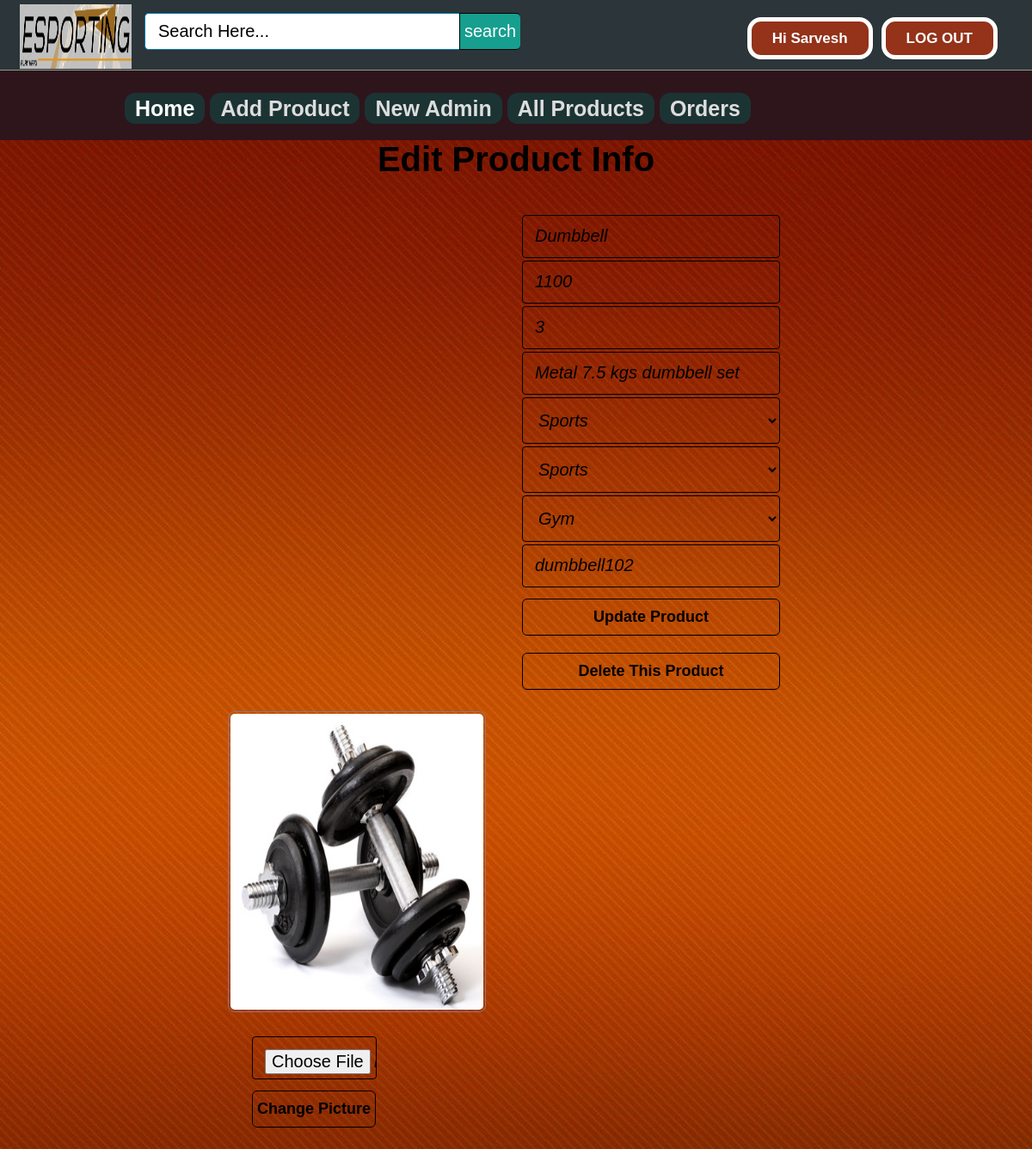
Screenshot of /admin/editproduct.php?epid=69 (signed in) with the database file from the repository.
### tables this page shows
CREATE TABLE `products` (
  `id` int(11) NOT NULL,
  `pName` varchar(100) NOT NULL,
  `price` int(11) NOT NULL,
  `description` text NOT NULL,
  `available` int(11) NOT NULL,
  `category` varchar(100) NOT NULL,
  `type` varchar(100) NOT NULL,
  `item` varchar(100) NOT NULL,
  `pCode` varchar(20) NOT NULL,
  `picture` text NOT NULL
);

### admin/editproduct.php (the view, shortened to what this page needs)
<?php include ( "../inc/connect.inc.php" ); ?>
<?php
if (!isset($_SESSION['admin_login'])) {
	$user = "";
	header("location: login.php?ono=".$epid."");
}
else {
	if (isset($_REQUEST['epid'])) {
		$epid = mysqli_real_escape_string($link,$_REQUEST['epid']);
	}else {
		header('location: index.php');
	}
	$user = $_SESSION['admin_login'];
	$result = mysqli_query($link,"SELECT * FROM admin WHERE id='$user'");
	$get_user_email = mysqli_fetch_assoc($result);
		$uname_db = $get_user_email['firstName'];
}
$getposts = mysqli_query($link,"SELECT * FROM products WHERE id ='$epid'") or die(mysqli_error());
	if (mysqli_num_rows($getposts)) {
		$row = mysqli_fetch_assoc($getposts);
		$pName = $row['pName'];
		$price = $row['price'];
		$description = $row['description'];
		$picture = $row['picture'];
		$item = $row['item'];
		$itemu = ucwords($row['item']);
		$type = $row['type'];
		$typeu = ucwords($row['type']);
		$category = $row['category'];
		$categoryu = ucwords($row['category']);
		$code = $row['pCode'];
		$available =$row['available'];
}
$search_value = "";
?>
<!DOCTYPE html>
<html>
<head>
	<link rel="stylesheet" type="text/css" href="../style.css">
</head>
<body style="background-image: url(../image/i10.jpg);">
	<div class="homepageheader">
			<div class="signinButton loginButton">
				<div class="uiloginbutton signinButton loginButton" style="margin-right: 40px;">
					<?php
						if ($user!="") {
							echo '<a style="text-decoration: none;color: #fff;" href="logout.php">LOG OUT</a>';
						}
					 ?>
				</div>
				<div class="uiloginbutton signinButton loginButton">
					<?php
						if ($user!="") {
							echo '<a style="text-decoration: none;color: #fff;" href="login.php">Hi '.$uname_db.'</a>';
						}
						else {
							echo '<a style="text-decoration: none;color: #fff;" href="login.php">LOG IN</a>';
						}
					 ?>
				</div>
			</div>
			<div style="float: left; margin: 5px 0px 0px 23px;">
				<a href="index.php">
					<img style=" height: 75px; width: 130px;" src="../image/logo.png">
				</a>
			</div>
			<div id="srcheader">
				<form id="newsearch" method="get" action="search.php">
				        <?php
				        	echo '<input type="text" class="srctextinput" name="keywords" size="21" maxlength="120"  placeholder="Search Here..." value="'.$search_value.'"><input type="submit" value="search" class="srcbutton" >';
				         ?>
				</form>
			</div>
		</div>
		<div class="categolis">
			<table>
				<tr>
					<th><a href="index.php" style="text-decoration: none;color: #fff;padding: 4px 12px;background-color: #1C3334;border-radius: 12px;">Home</a></th>
					<th><a href="addproduct.php" style="text-decoration: none;color: #ddd;padding: 4px 12px;background-color: #1C3334;border-radius: 12px;">Add Product</a></th>
					<th><a href="newadmin.php" style="text-decoration: none;color: #ddd;padding: 4px 12px;background-color: #1C3334;border-radius: 12px;">New Admin</a></th>
					<th><a href="allproducts.php" style="text-decoration: none;color: #ddd;padding: 4px 12px;background-color: #1C3334;border-radius: 12px;">All Products</a></th>
					<th><a href="orders.php" style="text-decoration: none;color: #ddd;padding: 4px 12px;background-color: #1C3334;border-radius: 12px;">Orders</a></th>
				</tr>
			</table>
		</div>
	<div class="holecontainer" style=" padding-top: 20px; padding: 0 20%">
		<div class="container signupform_content ">
			<div>
				<h2 style="padding-bottom: 20px;">Edit Product Info</h2>
				<div style="float: right;">
				<?php
					echo '
						<div class="">
						<div>
							<form action="" method="POST" class="registration">
								<div class="signup_form">
									<div>
										<td >
											<input name="pname" id="first_name" placeholder="Product Name" required="required" class="first_name signupbox" type="text" size="30" value="'.$pName.'" >
										</td>
									</div>
									<div>
										<td >
											<input name="price" id="last_name" placeholder="Price" required="required" class="last_name signupbox" type="text" size="30" value="'.$price.'" >
										</td>
									</div>
									<div>
										<td>
											<input name="available" placeholder="Available Quantity" required="required" class="email signupbox" type="text" size="30" value="'.$available.'">
										</td>
									</div>
									<div>
										<td >
											<input name="descri" id="first_name" placeholder="Description" required="required" class="first_name signupbox" type="text" size="30" value="'.$description.'" >
										</td>
									</div>
									<div>
										<td>
											<select name="category" required="required" style=" font-size: 20px;
										font-style: italic;margin-bottom: 3px;margin-top: 0px;padding: 14px;line-height: 25px;border-radius: 4px;border: 1px solid #000000;color: #000000;margin-left: 0;width: 300px;background-color: transparent;" class="">
												<option selected value="'.$category.'">'.$categoryu.'</option>
											</select>
										</td>
									</div>
									<div>
										<select name="type" required="required" style=" font-size: 20px;
										font-style: italic;margin-bottom: 3px;margin-top: 0px;padding: 14px;line-height: 25px;border-radius: 4px;border: 1px solid #000000;color: #000000;margin-left: 0;width: 300px;background-color: transparent;" class="">
											<option selected value="'.$type.'">'.$typeu.'</option>
											</select>
									</div>
									<div>
										<td>
											<select name="item" required="required" style=" font-size: 20px;
										font-style: italic;margin-bottom: 3px;margin-top: 0px;padding: 14px;line-height: 25px;border-radius: 4px;border: 1px solid #000000;color: #000000;margin-left: 0;width: 300px;background-color: transparent;" class="">
												<option selected value="'.$item.'">'.$itemu.'</option>
											</select>
										</td>
									</div>
									<div>
										<td>
											<input name="code" id="password-1" required="required"  placeholder="Code" class="password signupbox " type="text" size="30" value="'.$code.'">
										</td>
									</div>
									<div>
										<input name="updatepro" class="uisignupbutton signupbutton" type="submit" value="Update Product">
									</div>
									<div>
										<input name="delprod" class="uisignupbutton signupbutton" type="submit" value="Delete This Product">
									</div>
									<div class="signup_error_msg">
									</div>
								</div>
							</form>
						</div>
					</div>
					';
				 ?>
				</div>
			</div>
		</div>
		<div style="float: left;">
			<div>
				<?php
					echo '
						<ul style="float: left;">
							<li style="float: left; padding: 0px 25px 25px 25px;">
								<div class="home-prodlist-img prodlist-img">';
								if (file_exists('../image/product/'.$item.'/'.$picture.'')){
									echo '<img src="../image/product/'.$item.'/'.$picture.'" class="home-prodlist-imgi">';
								}else {
									echo '
									<div class="home-prodlist-imgi" style="text-align: center; padding: 0 0 6px 0;">No Image Found!</div>';
								} echo '
								</div>
							</li>
							<li>
								<form action="" method="POST" class="registration" enctype="multipart/form-data">
										<div class="signup_form">
											<div>
												<td>
													<input name="profilepic" style="width: 115px;" class="password signupbox" type="file" value="Add Picture">
												</td>
											</div>
											<div>
												<input name="updatepic" style="width: 144px;" class="uisignupbutton signupbutton" type="submit" value="Change Picture">
											</div>
											<div class="signup_error_msg">';
				?>
			</div>
		</div>
	</div>
</body>
</html>

### style.css (style rules this page uses)
html, body, div, span, applet, object, iframe, h1, h2, h3, h4, h5, h6, p, blockquote, pre, a, abbr, acronym, address, big, cite, code, del, dfn, em, img, ins, kbd, q, s, samp, small, strike, strong, sub, sup, tt, var, b, u, i, center, dl, dt, dd, ol, ul, li, fieldset, form, label, legend, table, caption, tbody, tfoot, thead, tr, th, td, article, aside, canvas, details, embed, figure, figcaption, footer, header, hgroup, menu, nav, output, ruby, section, summary, time, mark, audio, video { margin: 0; padding: 0; border: 0; font: inherit; vertical-align: baseline; box-sizing: border-box; }
body { line-height: normal; }
ol, ul { list-style: none; }
table { border-collapse: collapse; border-spacing: 0; }
* { margin: 0px; padding: 0px; }
body, button, input, label, select, td, textarea { font-family: Arial, Helvetica, tahoma,verdana,arial,sans-serif; font-size: 12px; }
body { width: 100%; position: relative; background-color: #8E8268; min-width: 1080px; }
::placeholder { color: #000000; }
.homepageheader { position: fixed; height: 82px; width: 100%; min-width: 980px; border-bottom: 1px solid #8E9D8E; margin: 0px; background-position-x: initial; background-position-y: initial; background-size: initial; background-repeat: initial; background-attachment: initial; background-origin: initial; background-clip: initial; background-color: #2C3539; }
.loginButton .signinButton { color: #FFFFFF; background: #94321a; border: 5px solid #FFFFFF; cursor: pointer; display: inline-block; font-weight: bold; line-height: 15px; padding: 12px 24px; border-radius: 16px; text-align: center; text-decoration: none; float: right; margin: 20px 0px 0px 10px; font-size: 17px; }
#newsearch { float:left; padding:15px; }
.srctextinput { margin: 0px; padding: 9px 15px; font-family: Arial, Helvetica, sans-serif; font-size:20px; border:1px solid #0076a3; border-right:0px; border-top-left-radius: 5px 5px; border-bottom-left-radius: 5px 5px; width: 335px; }
.srcbutton { margin: 0; padding: 9px 5px; font-family: Arial, Helvetica, sans-serif; font-size:20px; outline: none; cursor: pointer; text-align: center; text-decoration: none; color: #ffffff; border: solid 1px #000000; border-right:0px; background: #169E8F; border-top-right-radius: 5px 5px; border-bottom-right-radius: 5px 5px; }
.signupform_content h2 { margin: 0px 0 0 0; padding: 0px 0px 20px 0px; font-size: 40px; color: black; font-weight: bold; text-align: center; }
.signup_form { background-image: initial; background-position-x: initial; background-position-y: initial; background-size: initial; background-repeat-x: initial; background-repeat-y: initial; background-attachment: initial; background-origin: initial; background-clip: initial; padding: 22px 53px 0 53px; color: #eeeeee; border-radius: 4px; font-style: italic; }
.signup_form { font-weight: bolder; }
.signupbox { font-size: 20px; font-style: italic; margin-bottom: 3px; margin-top: 0px; padding: 14px; line-height: 25px; border-radius: 4px; border: 1px solid black; color: #000000; margin-left: 0; width: 270px; height: 20px; background-color: transparent; }
.signupbutton { background-color: transparent; border: 2px solid #000000; border-radius: 6px; margin: 10px 0px; }
.uisignupbutton { color: #000000; cursor: pointer; display: inline-block; font-size: 18px; font-weight: bold; line-height: 13px; padding: 14px 0; width: 300px; text-align: center; text-decoration: none; border-width: 2px; border: 1px solid #000000; box-shadow: 0 1px 0 rgba(0, 0, 0, 0.1) }
.signup_error_msg { font-weight: bold; color: #A92A2A; padding: 0px 10px 15px 10px; text-align: center; font-size: 16px; }
.home-prodlist-imgi { height: 350px; width: 300px; padding: 2px; border: 1px solid #847b7b; border-radius: 8px; }
.categolis { line-height: 1.3; font-weight: bold; color: #fff; padding: 110px 20px 20px 145px; background-color: #2E151B; text-align: center; font-size: 25px; }
.categolis table tbody tr th { padding: 0px 6px 0px 0px; }

### rows the page displays
products: pname "Dumbbell", price "1100", available "3", descri "Metal 7.5 kgs dumbbell set", category "Sports", type "Sports", item "Gym", code "dumbbell102", picture (picture)

### other values shown
$uname_db "Sarvesh"
